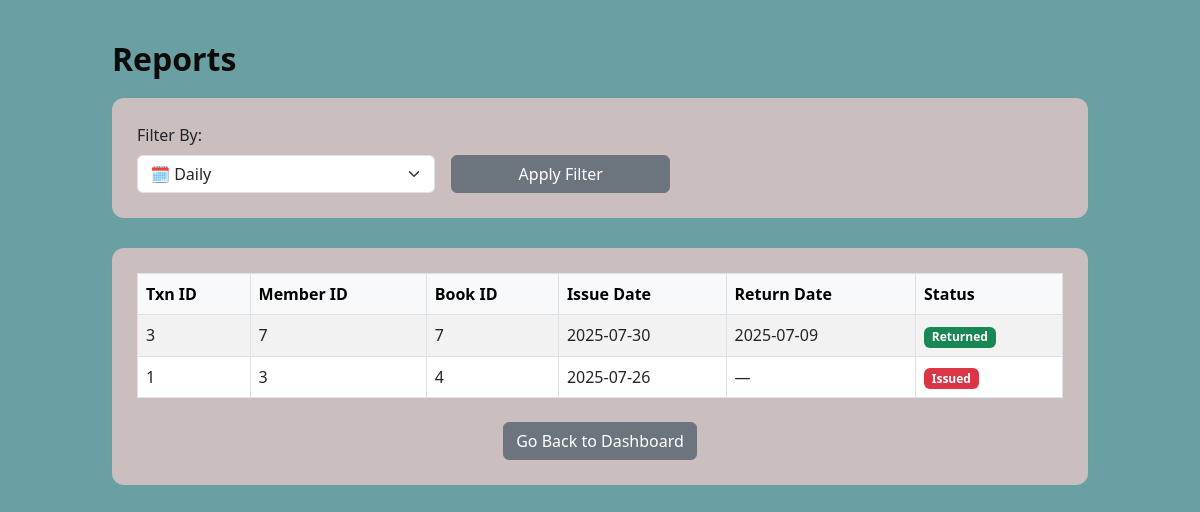
Page /reports on the committed database.
### tables this page shows
CREATE TABLE transactions (
            id INTEGER PRIMARY KEY AUTOINCREMENT,
            member_id INTEGER, book_id INTEGER, issue_date TEXT,
            return_date TEXT, returned INTEGER DEFAULT 0
        );

### app.py (the view)
@app.route('/reports')
def reports():
    filter_type = request.args.get('filter', 'daily')
    today = datetime.today()
    if filter_type == 'daily':
        start_date = today.strftime('%Y-%m-%d')
    elif filter_type == 'weekly':
        start_date = (today - timedelta(days=7)).strftime('%Y-%m-%d')
    elif filter_type == 'monthly':
        start_date = (today - timedelta(days=30)).strftime('%Y-%m-%d')
    else:
        start_date = '1970-01-01'  # fallback
    with sqlite3.connect('database.db') as conn:
        reports = conn.execute("SELECT * FROM transactions WHERE issue_date >= ? ORDER BY id DESC", (start_date,)).fetchall()
    return render_template('reports.html', reports=reports)

### templates/reports.html (shortened to what this page needs)
<!DOCTYPE html>
<html>
<head>
    <link rel="stylesheet" href="https://cdn.jsdelivr.net/npm/bootstrap@5.3.0/dist/css/bootstrap.min.css">
</head>
<body>
<div class="container">
    <h2> Reports</h2>
    <div class="section-card">
        <form method="GET" action="/reports" class="row g-3 align-items-end">
            <div class="col-md-4">
                <label for="filter" class="form-label">Filter By:</label>
                <select name="filter" id="filter" class="form-select">
                    <option value="daily">🗓️ Daily</option>
                </select>
            </div>
            <div class="col-md-3 d-grid">
                <button class="btn btn-secondary">Apply Filter</button>
            </div>
        </form>
    </div>
    <div class="section-card">
        <div class="table-responsive">
            <table class="table table-bordered table-striped align-middle">
                <thead class="table-light">
                    <tr>
                        <th>Txn ID</th>
                        <th>Member ID</th>
                        <th>Book ID</th>
                        <th>Issue Date</th>
                        <th>Return Date</th>
                        <th>Status</th>
                    </tr>
                </thead>
                <tbody>
                    {% for report in reports %}
                    <tr>
                        <td>{{ report[0] }}</td>
                        <td>{{ report[1] }}</td>
                        <td>{{ report[2] }}</td>
                        <td>{{ report[3] }}</td>
                        <td>{{ report[4] if report[4] else '—' }}</td>
                        <td>
                            {% if report[5] %}
                                <span class="badge bg-success">Returned</span>
                            {% else %}
                                <span class="badge bg-danger">Issued</span>
                            {% endif %}
                        </td>
                    </tr>
                    {% endfor %}
                </tbody>
            </table>
            <div class="mt-4 text-center">
                <a href="{{ url_for('dashboard') }}" class="btn btn-secondary"> Go Back to Dashboard</a>
            </div>
        </div>
    </div>
</div>
</body>
</html>

### templates/reports.html (style rules this page uses)
body { background-color: #6aa0a3; }
.container { max-width: 1000px; margin-top: 40px; }
.section-card { background-color: #cabebe; padding: 25px; border-radius: 12px; box-shadow: 0 0 12px rgba(86, 199, 60, 0.05); margin-bottom: 30px; }
h2 { font-weight: 600; color: #0c0c0b; margin-bottom: 20px; }
.table th, .table td { vertical-align: middle; }

### rows in the picture
transactions: id "3", member "7", book "7", issue_date "2025-07-30", return_date "2025-07-09", returned "Returned"
transactions: id "1", member "3", book "4", issue_date "2025-07-26", report "—", returned "Issued"
